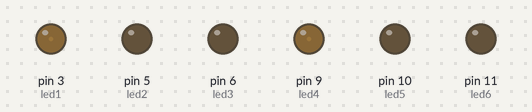
A sketch run on a simulated Arduino Uno, built with avr-gcc and run on an emulated ATmega328P. Parts: output pins drawn as LEDs (lit = HIGH).

Above: at 0.05 s.
At 0.8 s:
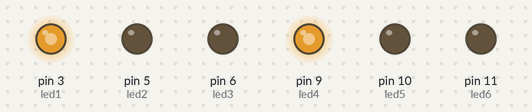
At 1.5 s:
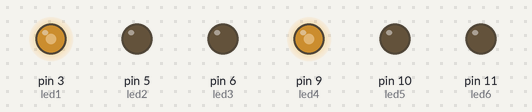
At 3.0 s:
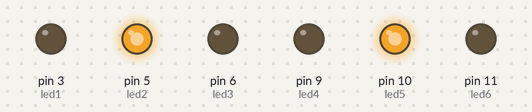
At 4.55 s:
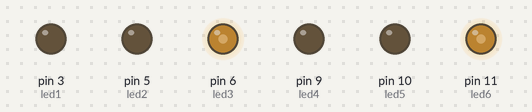
At 5.95 s:
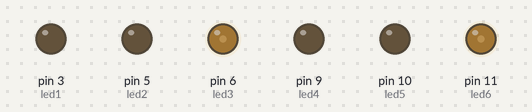
Timing chart, 0 to 8.0 s (numbered marks = the images above):
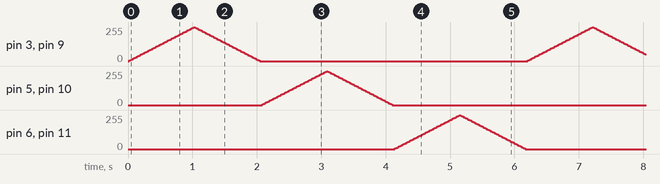

The sketch:

amna_s_analog_blinker.ino
```cpp
int led1 = 3;
int led2 = 5;
int led3 = 6;
int led4 = 9;
int led5 = 10;
int led6 = 11;

void setup() {
  // put your setup code here, to run once:
  pinMode(led1, OUTPUT);
  pinMode(led2, OUTPUT);
  pinMode(led3, OUTPUT);
  pinMode(led4, OUTPUT);
  pinMode(led5, OUTPUT);
  pinMode(led6, OUTPUT);
  }
void loop() {
  // put your main code here, to run repeatedly:
  fade(led1, led4);
  fade(led2, led5);
  fade(led3, led6);
}

void fade(int led, int led2nd) {
  int count = 0;
   while(count < 255) {
    analogWrite(led, count);
    analogWrite(led2nd, count);
     delay(20);
     count += 5;
   }
  while(count >=0)  {
    analogWrite(led, count);
    analogWrite(led2nd, count);
    delay(20);

   count -=5;
  }
}
```
